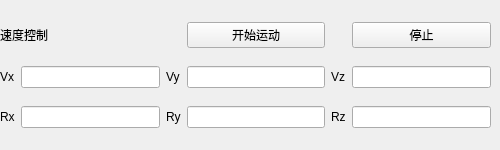
        <widget class="QWidget" name="page_26">
         <widget class="QWidget" name="layoutWidget_24">
          <property name="geometry">
           <rect>
            <x>0</x>
            <y>10</y>
            <width>491</width>
            <height>131</height>
           </rect>
          </property>
          <layout class="QGridLayout" name="gridLayout_21">
           <item row="0" column="0" colspan="2">
            <widget class="QLabel" name="label_192">
             <property name="text">
              <string>速度控制</string>
             </property>
            </widget>
           </item>
           <item row="1" column="0">
            <widget class="QLabel" name="label_193">
             <property name="text">
              <string>Vx</string>
             </property>
            </widget>
           </item>
           <item row="1" column="1">
            <widget class="QLineEdit" name="lineEdit_152"/>
           </item>
           <item row="1" column="2">
            <widget class="QLabel" name="label_194">
             <property name="text">
              <string>Vy</string>
             </property>
            </widget>
           </item>
           <item row="1" column="3">
            <widget class="QLineEdit" name="lineEdit_153"/>
           </item>
           <item row="1" column="4">
            <widget class="QLabel" name="label_195">
             <property name="text">
              <string>Vz</string>
             </property>
            </widget>
           </item>
           <item row="1" column="5">
            <widget class="QLineEdit" name="lineEdit_154"/>
           </item>
           <item row="2" column="0">
            <widget class="QLabel" name="label_196">
             <property name="text">
              <string>Rx</string>
             </property>
            </widget>
           </item>
           <item row="2" column="1">
            <widget class="QLineEdit" name="lineEdit_155"/>
           </item>
           <item row="2" column="2">
            <widget class="QLabel" name="label_197">
             <property name="text">
              <string>Ry</string>
             </property>
            </widget>
           </item>
           <item row="2" column="3">
            <widget class="QLineEdit" name="lineEdit_156"/>
           </item>
           <item row="2" column="4">
            <widget class="QLabel" name="label_198">
             <property name="text">
              <string>Rz</string>
             </property>
            </widget>
           </item>
           <item row="2" column="5">
            <widget class="QLineEdit" name="lineEdit_157"/>
           </item>
           <item row="0" column="3">
            <widget class="QPushButton" name="pushButton_39">
             <property name="text">
              <string>开始运动</string>
             </property>
            </widget>
           </item>
           <item row="0" column="5">
            <widget class="QPushButton" name="pushButton_20">
             <property name="text">
              <string>停止</string>
             </property>
            </widget>
           </item>
          </layout>
         </widget>
        </widget>
